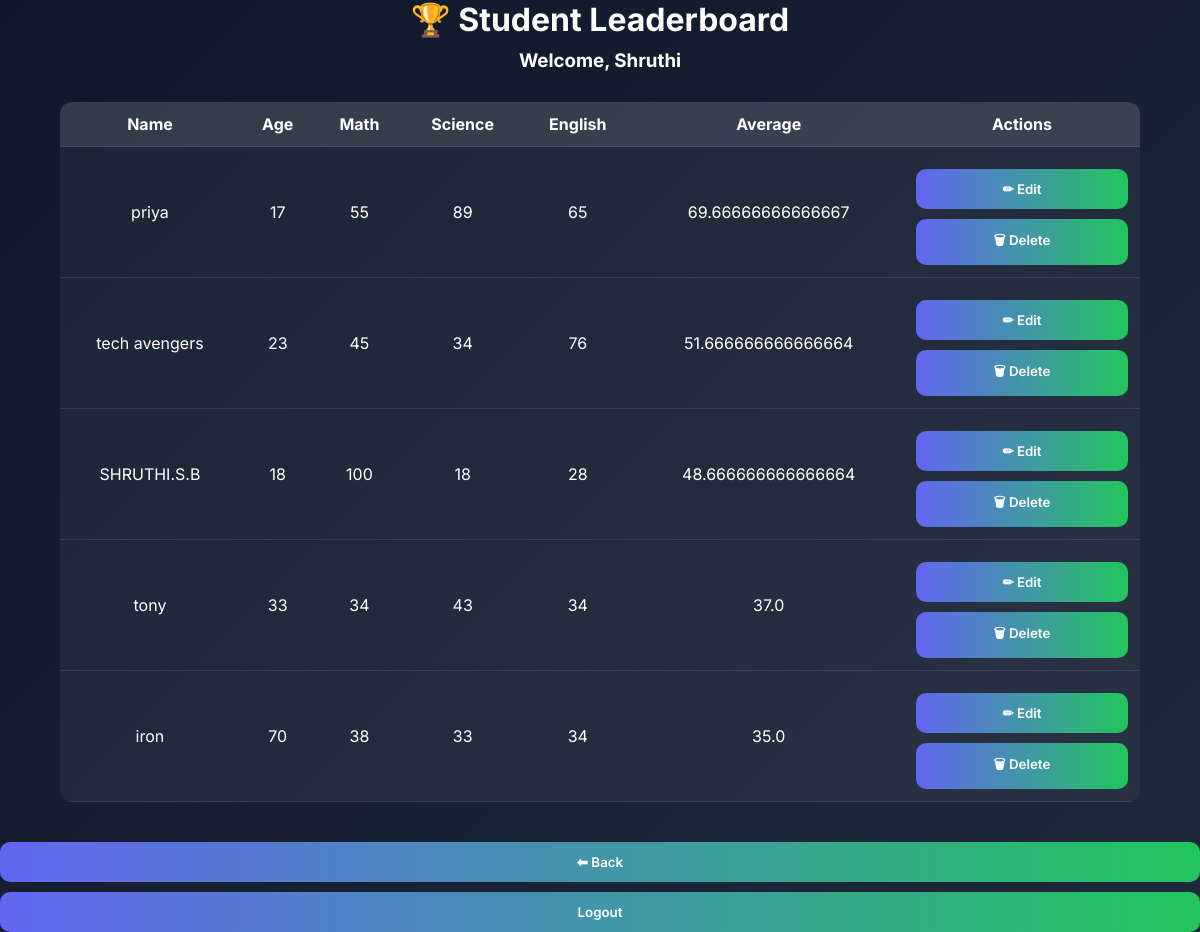
The app's page /leaderboard (signed in), older data.
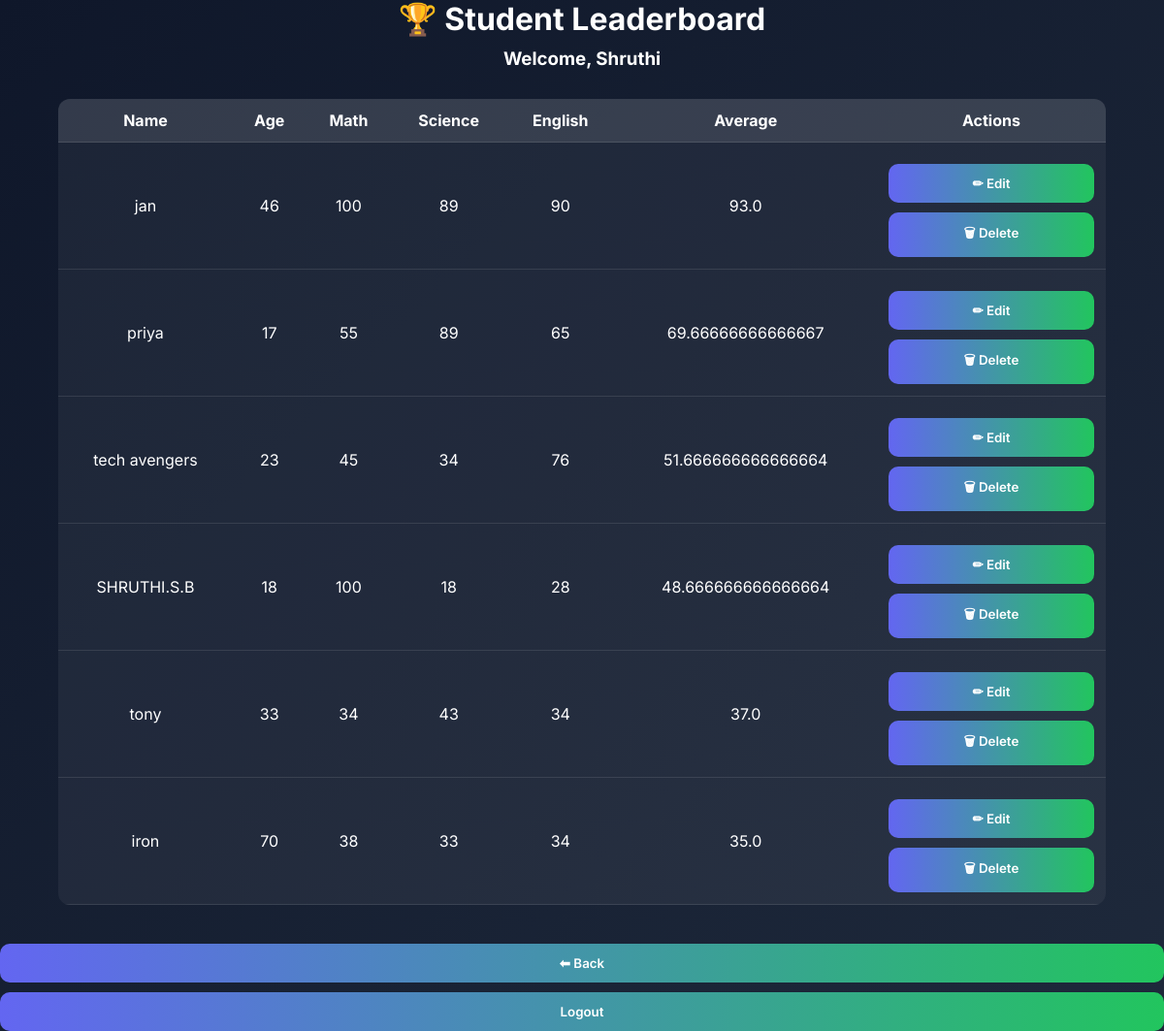
The same page, newer data.
### tables this page shows
CREATE TABLE students (
            id INTEGER PRIMARY KEY AUTOINCREMENT,
            name TEXT NOT NULL,
            age INTEGER NOT NULL,
            math INTEGER NOT NULL,
            science INTEGER NOT NULL,
            english INTEGER NOT NULL
        );

### student_form.py (the view)
@app.route('/leaderboard')
def leaderboard():
    if 'username' not in session:
        return redirect(url_for('login'))
    conn = sqlite3.connect('student.db')
    cursor = conn.cursor()
    cursor.execute("SELECT id, name, age, math, science, english FROM students")
    rows = cursor.fetchall()
    conn.close()
    students = []
    for row in rows:
        students.append({
            'id': row[0],
            'name': row[1],
            'age': row[2],
            'math': row[3],
            'science': row[4],
            'english': row[5],
            'average': calculate_average(row[3], row[4], row[5])
        })
    students.sort(key=lambda x: x['average'], reverse=True)
    return render_template('leaderboard.html',
                           students=students,
                           username=session['username'])

### student_form.py (called while the page is built)
def calculate_average(math, science, english):
    return (int(math) + int(science) + int(english)) / 3

### templates/leaderboard.html (shortened to what this page needs)
<!DOCTYPE html>
<html>
<head>
    <link rel="stylesheet" href="{{ url_for('static', filename='style.css') }}">
</head>
<body>
<h1 style="text-align:center;">🏆 Student Leaderboard</h1>
<h3 style="text-align:center;">Welcome, {{ username }}</h3>
<table>
    <tr>
        <th>Name</th>
        <th>Age</th>
        <th>Math</th>
        <th>Science</th>
        <th>English</th>
        <th>Average</th>
        <th>Actions</th>
    </tr>
    {% for student in students %}
    <tr>
        <td>{{ student.name }}</td>
        <td>{{ student.age }}</td>
        <td>{{ student.math }}</td>
        <td>{{ student.science }}</td>
        <td>{{ student.english }}</td>
        <td>{{ student.average }}</td>
        <td>
            <a href="/edit/{{ student.id }}"><button>✏ Edit</button></a>
            <a href="/delete/{{ student.id }}"><button>🗑 Delete</button></a>
        </td>
    </tr>
    {% endfor %}
</table>
<div style="text-align:center;">
    <a href="/dashboard"><button>⬅ Back</button></a>
    <a href="/logout"><button>Logout</button></a>
</div>
</body>
</html>

### static/style.css (style rules this page uses)
* { margin: 0; padding: 0; box-sizing: border-box; font-family: 'Inter', sans-serif; }
body { min-height: 100vh; background: linear-gradient(135deg, #0f172a, #1e293b); color: white; }
h1, h2, h3 { margin-bottom: 10px; }
button { width: 100%; padding: 12px; margin-top: 10px; border: none; border-radius: 10px; cursor: pointer; font-weight: 600; background: linear-gradient(90deg, #6366f1, #22c55e); color: white; transition: 0.3s ease; }
a { text-decoration: none; color: #60a5fa; }
table { width: 90%; margin: 30px auto; border-collapse: collapse; background: rgba(255,255,255,0.05); border-radius: 12px; overflow: hidden; }
th, td { padding: 12px; text-align: center; border-bottom: 1px solid rgba(255,255,255,0.1); }
th { background: rgba(255,255,255,0.1); }

Row changes from the older to the newer data that the page shows:
added students: name "jan", age "46", math "100", science "89", english "90", average "93.0"
